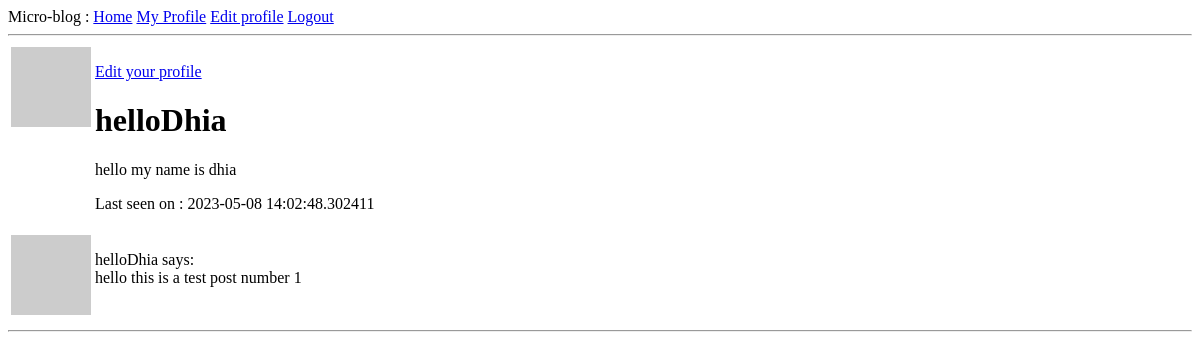
Page /user/helloDhia (signed in) on the earlier database version.
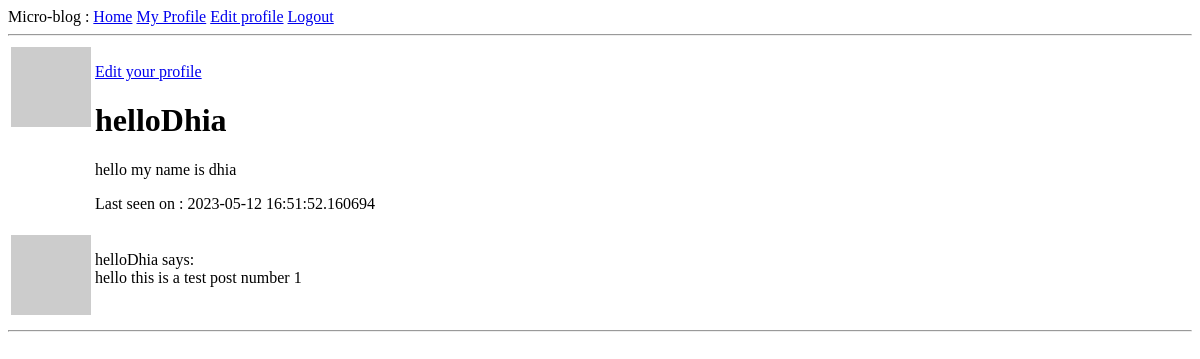
Same page on the later database version.
### app/models.py (models this page shows, shortened)
class User(UserMixin,db.Model):
    id = db.Column(db.Integer,primary_key=True)
    username = db.Column(db.String(64),index=True,unique=True)
    email = db.Column(db.String(120),index=True,unique=True)
    hashed_password = db.Column(db.String(128))
    posts = db.relationship("Post",backref="author",lazy ='dynamic')
    about_me = db.Column(db.String(140))
    last_seen = db.Column(db.DateTime, default = datetime.utcnow)
    followed = db.relationship('User',secondary=followers,
                               primaryjoin=(followers.c.follower_id == id),
                               secondaryjoin=(followers.c.followed_id == id),
                               backref = db.backref('followers',lazy = 'dynamic'), lazy ='dynamic')
    def avatar(self,size):
        email_md5_hash = md5(self.email.lower().encode('utf-8')).hexdigest()
        return f'https://www.gravatar.com/avatar/{email_md5_hash}?d=identicon&s={size}'

class Post(db.Model):
    id = db.Column(db.Integer,primary_key=True)
    body = db.Column(db.String(140))
    time_stamp = db.Column(db.DateTime,index=True,default=datetime.utcnow)
    user_id = db.Column(db.Integer,db.ForeignKey('user.id'))

### app/routes.py (the view)
@app.route('/user/<username>')
@login_required
def user_profile(username):
    user = User.query.filter_by( username = username).first_or_404()
    title = f'Profile : {user.username}'
    posts =  user.posts.all()
    return render_template('profile.html',posts = posts,title =title , user = user)

### app/models.py (called while the page is built)
@login.user_loader
def load_user(id):
    return User.query.get(int(id))

### app/routes.py (called while the page is built)
@app.before_request
def set_last_seen():
    if current_user.is_authenticated:
        current_user.last_seen = datetime.utcnow()
        db.session.commit()

### app/templates/profile.html
{% extends 'layout.html' %}
{% block content %}
<table>
    <tr valign="top">
        <td><img src="{{user.avatar(size=128)}}" alt="Profile image of the user"></td>
        <td>
            {% if user == current_user %}
            <p><a href="{{ url_for('edit_profile') }}">Edit your profile</a></p>
            {% else  %}
                {% if user in current_user.followed %}
                <p><a href="{{ url_for('unfollow',username = user.username)}}">Unfollow this user</a></p>
                {% else %}
                <p><a href="{{  url_for('follow',username = user.username)}}">Follow this user</a></p>
                {% endif %}
            {% endif %}
            <h1>{{user.username}}</h1>
            {% if user.about_me %}
                <p>{{user.about_me}}</p>
            {% endif %}
            {% if user.last_seen %}
                <p>Last seen on : {{user.last_seen}}</p>
            {% endif %}
        </td>
    </tr>
</table>
{% for post in posts %}
    {% include "_post.html" %}
{% endfor %}
{% endblock %}

### app/templates/layout.html (shortened to what this page needs)
<!DOCTYPE html>
<html lang="en">
  <head>
  </head>
  <body>
    <div>
      Micro-blog :
      <a href="{{url_for('index')}}">Home</a>
      {% if  current_user.is_anonymous %}
      <a href="{{url_for('login')}}">Login</a>
      <a href="{{url_for('register')}}">Register</a>
      {% else %}
      <a href="{{url_for('user_profile',username = current_user.username)}}">My Profile</a>
      <a href="{{url_for('edit_profile')}}">Edit profile</a>
      <a href="{{url_for('logout')}}">Logout</a>
      {% endif %}
    </div>
    <hr>
    {% block content %}
    {% endblock %}
  </body>
  </html>

### app/templates/_post.html
<table>
    <tr valign="top">
        <td><img src="{{post.author.avatar(36)}}" alt=""></td>
        <td><p>{{post.author.username}} says: <br> {{post.body}}</p></td>
    </tr>
</table>
<hr>

Differences in the rows shown:
changed User "helloDhia": last_seen "2023-05-08 14:02:48.302411" → "2023-05-12 16:51:52.160694"
